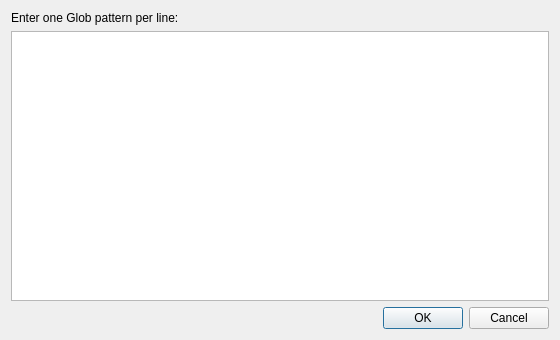
<?xml version="1.0" encoding="UTF-8"?>
<ui version="4.0">
 <class>FilterRulesDialog</class>
 <widget class="QDialog" name="FilterRulesDialog">
  <property name="geometry">
   <rect>
    <x>0</x>
    <y>0</y>
    <width>560</width>
    <height>340</height>
   </rect>
  </property>
  <property name="windowTitle">
   <string>Custom exclusion rules</string>
  </property>
  <layout class="QVBoxLayout" name="verticalLayout">
   <item>
    <widget class="QLabel" name="lblPrompt">
     <property name="text">
      <string>Enter one Glob pattern per line:</string>
     </property>
    </widget>
   </item>
   <item>
    <widget class="LineNumberPlainTextEdit" name="rules">
     <property name="minimumSize">
      <size>
       <width>0</width>
       <height>220</height>
      </size>
     </property>
     <property name="lineWrapMode">
      <enum>QPlainTextEdit::NoWrap</enum>
     </property>
    </widget>
   </item>
   <item>
    <widget class="QDialogButtonBox" name="buttonBox">
     <property name="standardButtons">
      <set>QDialogButtonBox::Cancel|QDialogButtonBox::Ok</set>
     </property>
    </widget>
   </item>
  </layout>
 </widget>
 <resources>
 </resources>
 <connections>
 </connections>
 <customwidgets>
  <customwidget>
   <class>LineNumberPlainTextEdit</class>
   <extends>QPlainTextEdit</extends>
   <header>LineNumberPlainTextEdit.hpp</header>
  </customwidget>
 </customwidgets>
</ui>
